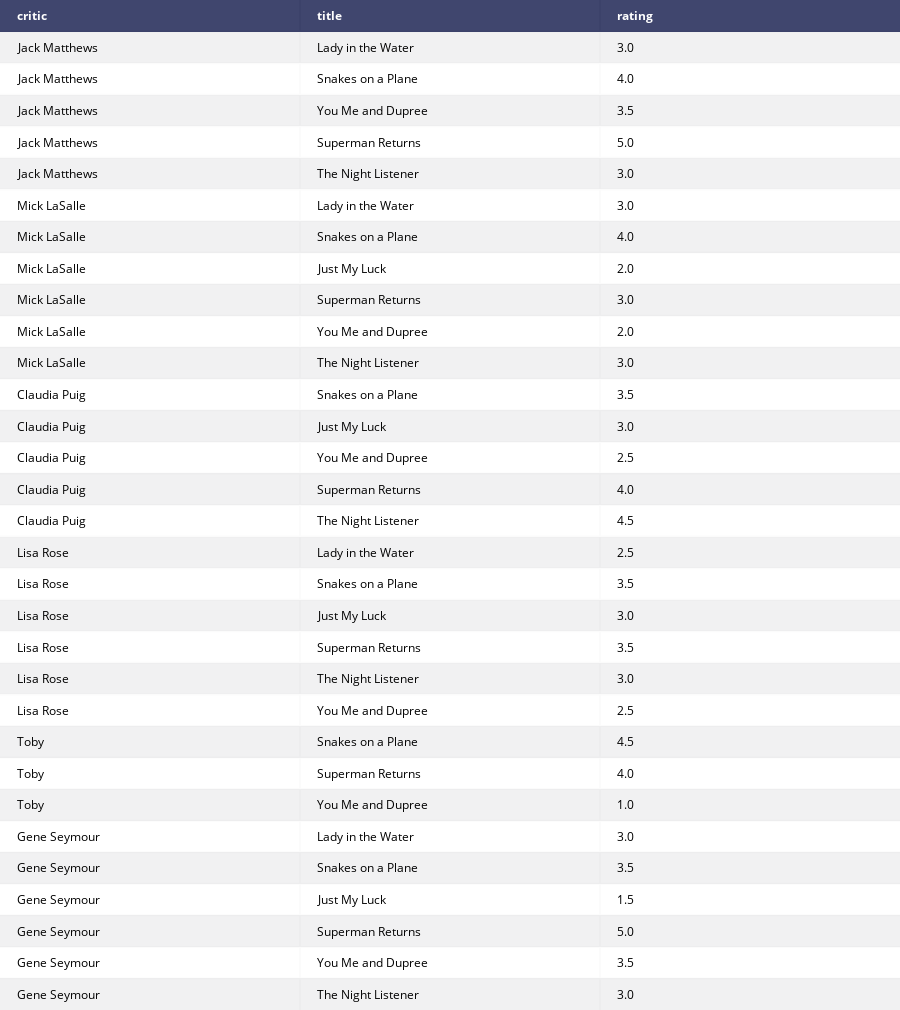

The notebook cell this image was saved under:
### Code cell
iplot(table_fig)

### Figure 1 — Plotly figure (JSON) as saved in the notebook; plotly's stock layout.template omitted (floating-point values rounded to 4 significant figures)
{"data": [{"colorscale": [[0, "#00083e"], [0.5, "#ededee"], [1, "#ffffff"]], "hoverinfo": "none", "opacity": 0.75, "showscale": false, "type": "heatmap", "uid": "00abd4df-6ce6-4674-a924-8c6a228b0bdb", "z": [[0, 0, 0], [0.5, 0.5, 0.5], [1, 1, 1], [0.5, 0.5, 0.5], [1, 1, 1], [0.5, 0.5, 0.5], [1, 1, 1], [0.5, 0.5, 0.5], [1, 1, 1], [0.5, 0.5, 0.5], [1, 1, 1], [0.5, 0.5, 0.5], [1, 1, 1], [0.5, 0.5, 0.5], [1, 1, 1], [0.5, 0.5, 0.5], [1, 1, 1], [0.5, 0.5, 0.5], [1, 1, 1], [0.5, 0.5, 0.5], [1, 1, 1], [0.5, 0.5, 0.5], [1, 1, 1], [0.5, 0.5, 0.5], [1, 1, 1], [0.5, 0.5, 0.5], [1, 1, 1], [0.5, 0.5, 0.5], [1, 1, 1], [0.5, 0.5, 0.5], [1, 1, 1], [0.5, 0.5, 0.5]]}], "layout": {"annotations": [{"align": "left", "font": {"color": "#ffffff"}, "showarrow": false, "text": "<b>critic</b>", "x": -0.45, "xanchor": "left", "xref": "x", "y": 0, "yref": "y"}, {"align": "left", "font": {"color": "#ffffff"}, "showarrow": false, "text": "<b>title</b>", "x": 0.55, "xanchor": "left", "xref": "x", "y": 0, "yref": "y"}, {"align": "left", "font": {"color": "#ffffff"}, "showarrow": false, "text": "<b>rating</b>", "x": 1.55, "xanchor": "left", "xref": "x", "y": 0, "yref": "y"}, {"align": "left", "font": {"color": "#000000"}, "showarrow": false, "text": "Jack Matthews", "x": -0.45, "xanchor": "left", "xref": "x", "y": 1, "yref": "y"}, {"align": "left", "font": {"color": "#000000"}, "showarrow": false, "text": "Lady in the Water", "x": 0.55, "xanchor": "left", "xref": "x", "y": 1, "yref": "y"}, {"align": "left", "font": {"color": "#000000"}, "showarrow": false, "text": "3.0", "x": 1.55, "xanchor": "left", "xref": "x", "y": 1, "yref": "y"}, {"align": "left", "font": {"color": "#000000"}, "showarrow": false, "text": "Jack Matthews", "x": -0.45, "xanchor": "left", "xref": "x", "y": 2, "yref": "y"}, {"align": "left", "font": {"color": "#000000"}, "showarrow": false, "text": "Snakes on a Plane", "x": 0.55, "xanchor": "left", "xref": "x", "y": 2, "yref": "y"}, {"align": "left", "font": {"color": "#000000"}, "showarrow": false, "text": "4.0", "x": 1.55, "xanchor": "left", "xref": "x", "y": 2, "yref": "y"}, {"align": "left", "font": {"color": "#000000"}, "showarrow": false, "text": "Jack Matthews", "x": -0.45, "xanchor": "left", "xref": "x", "y": 3, "yref": "y"}, {"align": "left", "font": {"color": "#000000"}, "showarrow": false, "text": "You Me and Dupree", "x": 0.55, "xanchor": "left", "xref": "x", "y": 3, "yref": "y"}, {"align": "left", "font": {"color": "#000000"}, "showarrow": false, "text": "3.5", "x": 1.55, "xanchor": "left", "xref": "x", "y": 3, "yref": "y"}, {"align": "left", "font": {"color": "#000000"}, "showarrow": false, "text": "Jack Matthews", "x": -0.45, "xanchor": "left", "xref": "x", "y": 4, "yref": "y"}, {"align": "left", "font": {"color": "#000000"}, "showarrow": false, "text": "Superman Returns", "x": 0.55, "xanchor": "left", "xref": "x", "y": 4, "yref": "y"}, {"align": "left", "font": {"color": "#000000"}, "showarrow": false, "text": "5.0", "x": 1.55, "xanchor": "left", "xref": "x", "y": 4, "yref": "y"}, {"align": "left", "font": {"color": "#000000"}, "showarrow": false, "text": "Jack Matthews", "x": -0.45, "xanchor": "left", "xref": "x", "y": 5, "yref": "y"}, {"align": "left", "font": {"color": "#000000"}, "showarrow": false, "text": "The Night Listener", "x": 0.55, "xanchor": "left", "xref": "x", "y": 5, "yref": "y"}, {"align": "left", "font": {"color": "#000000"}, "showarrow": false, "text": "3.0", "x": 1.55, "xanchor": "left", "xref": "x", "y": 5, "yref": "y"}, {"align": "left", "font": {"color": "#000000"}, "showarrow": false, "text": "Mick LaSalle", "x": -0.45, "xanchor": "left", "xref": "x", "y": 6, "yref": "y"}, {"align": "left", "font": {"color": "#000000"}, "showarrow": false, "text": "Lady in the Water", "x": 0.55, "xanchor": "left", "xref": "x", "y": 6, "yref": "y"}, {"align": "left", "font": {"color": "#000000"}, "showarrow": false, "text": "3.0", "x": 1.55, "xanchor": "left", "xref": "x", "y": 6, "yref": "y"}, {"align": "left", "font": {"color": "#000000"}, "showarrow": false, "text": "Mick LaSalle", "x": -0.45, "xanchor": "left", "xref": "x", "y": 7, "yref": "y"}, {"align": "left", "font": {"color": "#000000"}, "showarrow": false, "text": "Snakes on a Plane", "x": 0.55, "xanchor": "left", "xref": "x", "y": 7, "yref": "y"}, {"align": "left", "font": {"color": "#000000"}, "showarrow": false, "text": "4.0", "x": 1.55, "xanchor": "left", "xref": "x", "y": 7, "yref": "y"}, {"align": "left", "font": {"color": "#000000"}, "showarrow": false, "text": "Mick LaSalle", "x": -0.45, "xanchor": "left", "xref": "x", "y": 8, "yref": "y"}, {"align": "left", "font": {"color": "#000000"}, "showarrow": false, "text": "Just My Luck", "x": 0.55, "xanchor": "left", "xref": "x", "y": 8, "yref": "y"}, {"align": "left", "font": {"color": "#000000"}, "showarrow": false, "text": "2.0", "x": 1.55, "xanchor": "left", "xref": "x", "y": 8, "yref": "y"}, {"align": "left", "font": {"color": "#000000"}, "showarrow": false, "text": "Mick LaSalle", "x": -0.45, "xanchor": "left", "xref": "x", "y": 9, "yref": "y"}, {"align": "left", "font": {"color": "#000000"}, "showarrow": false, "text": "Superman Returns", "x": 0.55, "xanchor": "left", "xref": "x", "y": 9, "yref": "y"}, {"align": "left", "font": {"color": "#000000"}, "showarrow": false, "text": "3.0", "x": 1.55, "xanchor": "left", "xref": "x", "y": 9, "yref": "y"}, {"align": "left", "font": {"color": "#000000"}, "showarrow": false, "text": "Mick LaSalle", "x": -0.45, "xanchor": "left", "xref": "x", "y": 10, "yref": "y"}, {"align": "left", "font": {"color": "#000000"}, "showarrow": false, "text": "You Me and Dupree", "x": 0.55, "xanchor": "left", "xref": "x", "y": 10, "yref": "y"}, {"align": "left", "font": {"color": "#000000"}, "showarrow": false, "text": "2.0", "x": 1.55, "xanchor": "left", "xref": "x", "y": 10, "yref": "y"}, {"align": "left", "font": {"color": "#000000"}, "showarrow": false, "text": "Mick LaSalle", "x": -0.45, "xanchor": "left", "xref": "x", "y": 11, "yref": "y"}, {"align": "left", "font": {"color": "#000000"}, "showarrow": false, "text": "The Night Listener", "x": 0.55, "xanchor": "left", "xref": "x", "y": 11, "yref": "y"}, {"align": "left", "font": {"color": "#000000"}, "showarrow": false, "text": "3.0", "x": 1.55, "xanchor": "left", "xref": "x", "y": 11, "yref": "y"}, {"align": "left", "font": {"color": "#000000"}, "showarrow": false, "text": "Claudia Puig", "x": -0.45, "xanchor": "left", "xref": "x", "y": 12, "yref": "y"}, {"align": "left", "font": {"color": "#000000"}, "showarrow": false, "text": "Snakes on a Plane", "x": 0.55, "xanchor": "left", "xref": "x", "y": 12, "yref": "y"}, {"align": "left", "font": {"color": "#000000"}, "showarrow": false, "text": "3.5", "x": 1.55, "xanchor": "left", "xref": "x", "y": 12, "yref": "y"}, {"align": "left", "font": {"color": "#000000"}, "showarrow": false, "text": "Claudia Puig", "x": -0.45, "xanchor": "left", "xref": "x", "y": 13, "yref": "y"}, {"align": "left", "font": {"color": "#000000"}, "showarrow": false, "text": "Just My Luck", "x": 0.55, "xanchor": "left", "xref": "x", "y": 13, "yref": "y"}, {"align": "left", "font": {"color": "#000000"}, "showarrow": false, "text": "3.0", "x": 1.55, "xanchor": "left", "xref": "x", "y": 13, "yref": "y"}, {"align": "left", "font": {"color": "#000000"}, "showarrow": false, "text": "Claudia Puig", "x": -0.45, "xanchor": "left", "xref": "x", "y": 14, "yref": "y"}, {"align": "left", "font": {"color": "#000000"}, "showarrow": false, "text": "You Me and Dupree", "x": 0.55, "xanchor": "left", "xref": "x", "y": 14, "yref": "y"}, {"align": "left", "font": {"color": "#000000"}, "showarrow": false, "text": "2.5", "x": 1.55, "xanchor": "left", "xref": "x", "y": 14, "yref": "y"}, {"align": "left", "font": {"color": "#000000"}, "showarrow": false, "text": "Claudia Puig", "x": -0.45, "xanchor": "left", "xref": "x", "y": 15, "yref": "y"}, {"align": "left", "font": {"color": "#000000"}, "showarrow": false, "text": "Superman Returns", "x": 0.55, "xanchor": "left", "xref": "x", "y": 15, "yref": "y"}, {"align": "left", "font": {"color": "#000000"}, "showarrow": false, "text": "4.0", "x": 1.55, "xanchor": "left", "xref": "x", "y": 15, "yref": "y"}, {"align": "left", "font": {"color": "#000000"}, "showarrow": false, "text": "Claudia Puig", "x": -0.45, "xanchor": "left", "xref": "x", "y": 16, "yref": "y"}, {"align": "left", "font": {"color": "#000000"}, "showarrow": false, "text": "The Night Listener", "x": 0.55, "xanchor": "left", "xref": "x", "y": 16, "yref": "y"}, {"align": "left", "font": {"color": "#000000"}, "showarrow": false, "text": "4.5", "x": 1.55, "xanchor": "left", "xref": "x", "y": 16, "yref": "y"}, {"align": "left", "font": {"color": "#000000"}, "showarrow": false, "text": "Lisa Rose", "x": -0.45, "xanchor": "left", "xref": "x", "y": 17, "yref": "y"}, {"align": "left", "font": {"color": "#000000"}, "showarrow": false, "text": "Lady in the Water", "x": 0.55, "xanchor": "left", "xref": "x", "y": 17, "yref": "y"}, {"align": "left", "font": {"color": "#000000"}, "showarrow": false, "text": "2.5", "x": 1.55, "xanchor": "left", "xref": "x", "y": 17, "yref": "y"}, {"align": "left", "font": {"color": "#000000"}, "showarrow": false, "text": "Lisa Rose", "x": -0.45, "xanchor": "left", "xref": "x", "y": 18, "yref": "y"}, {"align": "left", "font": {"color": "#000000"}, "showarrow": false, "text": "Snakes on a Plane", "x": 0.55, "xanchor": "left", "xref": "x", "y": 18, "yref": "y"}, {"align": "left", "font": {"color": "#000000"}, "showarrow": false, "text": "3.5", "x": 1.55, "xanchor": "left", "xref": "x", "y": 18, "yref": "y"}, {"align": "left", "font": {"color": "#000000"}, "showarrow": false, "text": "Lisa Rose", "x": -0.45, "xanchor": "left", "xref": "x", "y": 19, "yref": "y"}, {"align": "left", "font": {"color": "#000000"}, "showarrow": false, "text": "Just My Luck", "x": 0.55, "xanchor": "left", "xref": "x", "y": 19, "yref": "y"}, {"align": "left", "font": {"color": "#000000"}, "showarrow": false, "text": "3.0", "x": 1.55, "xanchor": "left", "xref": "x", "y": 19, "yref": "y"}, {"align": "left", "font": {"color": "#000000"}, "showarrow": false, "text": "Lisa Rose", "x": -0.45, "xanchor": "left", "xref": "x", "y": 20, "yref": "y"}, {"align": "left", "font": {"color": "#000000"}, "showarrow": false, "text": "Superman Returns", "x": 0.55, "xanchor": "left", "xref": "x", "y": 20, "yref": "y"}, {"align": "left", "font": {"color": "#000000"}, "showarrow": false, "text": "3.5", "x": 1.55, "xanchor": "left", "xref": "x", "y": 20, "yref": "y"}, {"align": "left", "font": {"color": "#000000"}, "showarrow": false, "text": "Lisa Rose", "x": -0.45, "xanchor": "left", "xref": "x", "y": 21, "yref": "y"}, {"align": "left", "font": {"color": "#000000"}, "showarrow": false, "text": "The Night Listener", "x": 0.55, "xanchor": "left", "xref": "x", "y": 21, "yref": "y"}, {"align": "left", "font": {"color": "#000000"}, "showarrow": false, "text": "3.0", "x": 1.55, "xanchor": "left", "xref": "x", "y": 21, "yref": "y"}, {"align": "left", "font": {"color": "#000000"}, "showarrow": false, "text": "Lisa Rose", "x": -0.45, "xanchor": "left", "xref": "x", "y": 22, "yref": "y"}, {"align": "left", "font": {"color": "#000000"}, "showarrow": false, "text": "You Me and Dupree", "x": 0.55, "xanchor": "left", "xref": "x", "y": 22, "yref": "y"}, {"align": "left", "font": {"color": "#000000"}, "showarrow": false, "text": "2.5", "x": 1.55, "xanchor": "left", "xref": "x", "y": 22, "yref": "y"}, {"align": "left", "font": {"color": "#000000"}, "showarrow": false, "text": "Toby", "x": -0.45, "xanchor": "left", "xref": "x", "y": 23, "yref": "y"}, {"align": "left", "font": {"color": "#000000"}, "showarrow": false, "text": "Snakes on a Plane", "x": 0.55, "xanchor": "left", "xref": "x", "y": 23, "yref": "y"}, {"align": "left", "font": {"color": "#000000"}, "showarrow": false, "text": "4.5", "x": 1.55, "xanchor": "left", "xref": "x", "y": 23, "yref": "y"}, {"align": "left", "font": {"color": "#000000"}, "showarrow": false, "text": "Toby", "x": -0.45, "xanchor": "left", "xref": "x", "y": 24, "yref": "y"}, {"align": "left", "font": {"color": "#000000"}, "showarrow": false, "text": "Superman Returns", "x": 0.55, "xanchor": "left", "xref": "x", "y": 24, "yref": "y"}, {"align": "left", "font": {"color": "#000000"}, "showarrow": false, "text": "4.0", "x": 1.55, "xanchor": "left", "xref": "x", "y": 24, "yref": "y"}, {"align": "left", "font": {"color": "#000000"}, "showarrow": false, "text": "Toby", "x": -0.45, "xanchor": "left", "xref": "x", "y": 25, "yref": "y"}, {"align": "left", "font": {"color": "#000000"}, "showarrow": false, "text": "You Me and Dupree", "x": 0.55, "xanchor": "left", "xref": "x", "y": 25, "yref": "y"}, {"align": "left", "font": {"color": "#000000"}, "showarrow": false, "text": "1.0", "x": 1.55, "xanchor": "left", "xref": "x", "y": 25, "yref": "y"}, {"align": "left", "font": {"color": "#000000"}, "showarrow": false, "text": "Gene Seymour", "x": -0.45, "xanchor": "left", "xref": "x", "y": 26, "yref": "y"}, {"align": "left", "font": {"color": "#000000"}, "showarrow": false, "text": "Lady in the Water", "x": 0.55, "xanchor": "left", "xref": "x", "y": 26, "yref": "y"}, {"align": "left", "font": {"color": "#000000"}, "showarrow": false, "text": "3.0", "x": 1.55, "xanchor": "left", "xref": "x", "y": 26, "yref": "y"}, {"align": "left", "font": {"color": "#000000"}, "showarrow": false, "text": "Gene Seymour", "x": -0.45, "xanchor": "left", "xref": "x", "y": 27, "yref": "y"}, {"align": "left", "font": {"color": "#000000"}, "showarrow": false, "text": "Snakes on a Plane", "x": 0.55, "xanchor": "left", "xref": "x", "y": 27, "yref": "y"}, {"align": "left", "font": {"color": "#000000"}, "showarrow": false, "text": "3.5", "x": 1.55, "xanchor": "left", "xref": "x", "y": 27, "yref": "y"}, {"align": "left", "font": {"color": "#000000"}, "showarrow": false, "text": "Gene Seymour", "x": -0.45, "xanchor": "left", "xref": "x", "y": 28, "yref": "y"}, {"align": "left", "font": {"color": "#000000"}, "showarrow": false, "text": "Just My Luck", "x": 0.55, "xanchor": "left", "xref": "x", "y": 28, "yref": "y"}, {"align": "left", "font": {"color": "#000000"}, "showarrow": false, "text": "1.5", "x": 1.55, "xanchor": "left", "xref": "x", "y": 28, "yref": "y"}, {"align": "left", "font": {"color": "#000000"}, "showarrow": false, "text": "Gene Seymour", "x": -0.45, "xanchor": "left", "xref": "x", "y": 29, "yref": "y"}, {"align": "left", "font": {"color": "#000000"}, "showarrow": false, "text": "Superman Returns", "x": 0.55, "xanchor": "left", "xref": "x", "y": 29, "yref": "y"}, {"align": "left", "font": {"color": "#000000"}, "showarrow": false, "text": "5.0", "x": 1.55, "xanchor": "left", "xref": "x", "y": 29, "yref": "y"}, {"align": "left", "font": {"color": "#000000"}, "showarrow": false, "text": "Gene Seymour", "x": -0.45, "xanchor": "left", "xref": "x", "y": 30, "yref": "y"}, {"align": "left", "font": {"color": "#000000"}, "showarrow": false, "text": "You Me and Dupree", "x": 0.55, "xanchor": "left", "xref": "x", "y": 30, "yref": "y"}, {"align": "left", "font": {"color": "#000000"}, "showarrow": false, "text": "3.5", "x": 1.55, "xanchor": "left", "xref": "x", "y": 30, "yref": "y"}, {"align": "left", "font": {"color": "#000000"}, "showarrow": false, "text": "Gene Seymour", "x": -0.45, "xanchor": "left", "xref": "x", "y": 31, "yref": "y"}, {"align": "left", "font": {"color": "#000000"}, "showarrow": false, "text": "The Night Listener", "x": 0.55, "xanchor": "left", "xref": "x", "y": 31, "yref": "y"}, {"align": "left", "font": {"color": "#000000"}, "showarrow": false, "text": "3.0", "x": 1.55, "xanchor": "left", "xref": "x", "y": 31, "yref": "y"}], "height": 1010, "margin": {"b": 0, "l": 0, "r": 0, "t": 0}, "xaxis": {"dtick": 1, "gridwidth": 2, "showticklabels": false, "tick0": -0.5, "ticks": "", "zeroline": false}, "yaxis": {"autorange": "reversed", "dtick": 1, "gridwidth": 2, "showticklabels": false, "tick0": 0.5, "ticks": "", "zeroline": false}}}
